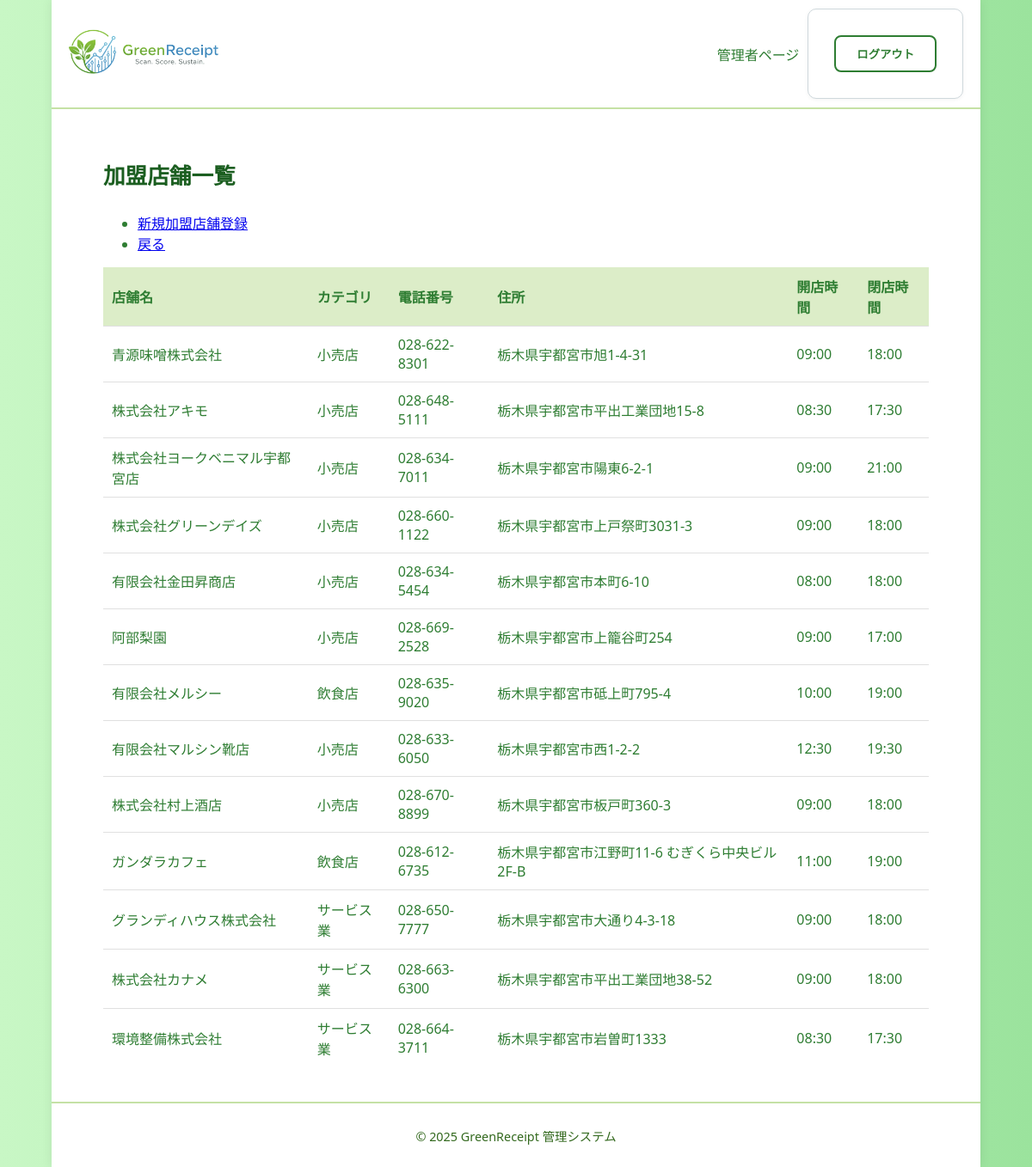
/store/list/ (signed in), run on an earlier commit of the app's database.
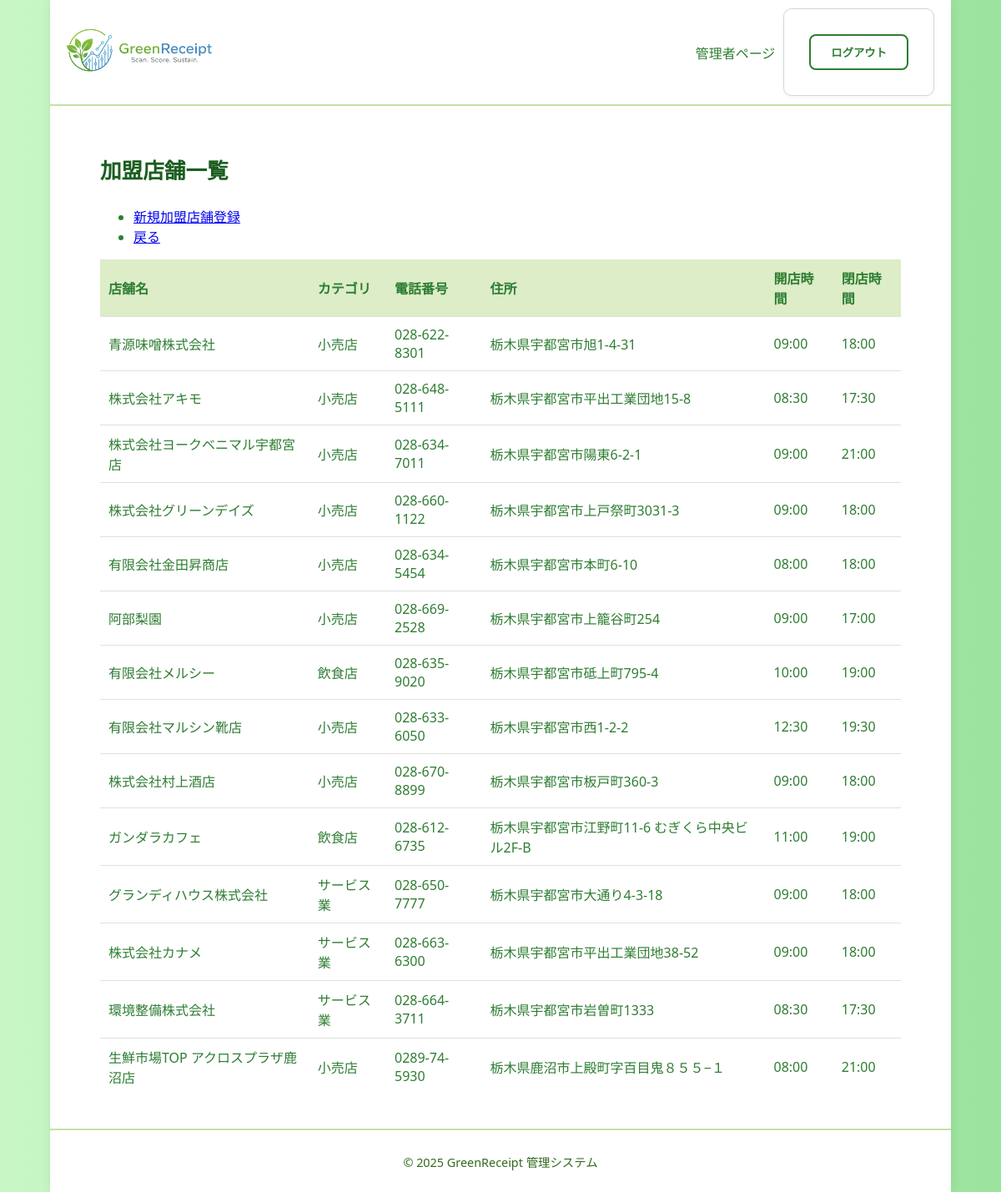
And on a later commit of the database.
### core/models.py (models this page shows, shortened)
class Store(models.Model):
    store_id = models.AutoField(primary_key=True, verbose_name='店舗ID')
    store_name = models.CharField(max_length=64, verbose_name='店舗名')
    CATEGORY_CHOICES = [
        ('restaurant', '飲食店'),
        ('retail', '小売店'),
        ('service', 'サービス業'),
        ('other', 'その他'),
    ]
    category = models.CharField(max_length=64, choices=CATEGORY_CHOICES, verbose_name='カテゴリ')
    tel = models.CharField(max_length=32, blank=True, verbose_name='電話番号')
    address = models.CharField(max_length=255, verbose_name='住所')
    open_time = models.TimeField(verbose_name='開店時間', null=True, blank=True)
    close_time = models.TimeField(verbose_name='閉店時間', null=True, blank=True)
    lat = models.FloatField(verbose_name='緯度', default=0.0)
    lng = models.FloatField(verbose_name='経度', default=0.0)
    class Meta:
        verbose_name = '加盟店'
        verbose_name_plural = '加盟店'

### core/views.py (the view)
# urls.py: path("store/list/",views.store_list,name='store_list'),
@staff_member_required
def store_list(request):
    stores = Store.objects.all()
    return render(request, "admin/store_list.html", {'stores': stores})

### core/templates/admin/store_list.html (shortened to what this page needs)
{% extends 'admin/admin_base.html' %}
{% block content %}
<main class="dashboard-main">
  <div class="dashboard-container">
    <div class="header-with-button">
        <h1>加盟店舗一覧</h1>
        <ul class="list-group list-group-flush">
            <li class="list-group-item">
                <a href="{% url 'core:store_create' %}">新規加盟店舗登録</a>
            </li>
            <li class="list-group-item">
                <a href="{% url 'core:staff_index' %}">戻る</a>
            </li>
        </ul>
    </div>
    <div class="table-responsive">
        <table class="table">
            <thead>
                <tr>
                    <th>店舗名</th>
                    <th>カテゴリ</th>
                    <th>電話番号</th>
                    <th>住所</th>
                    <th>開店時間</th>
                    <th>閉店時間</th>
                </tr>
            </thead>
            <tbody>
                {% for store in stores %}
                <tr data-href="{% url 'core:store_detail' store.store_id %}">
                    <td>{{ store.store_name }}</td>
                    <td>{{ store.get_category_display }}</td>
                    <td>{{ store.tel }}</td>
                    <td>{{ store.address }}</td>
                    <td>{{ store.open_time|time:"H:i" }}</td>
                    <td>{{ store.close_time|time:"H:i" }}</td>
                </tr>
                {% endfor %}
            </tbody>
        </table>
    </div>
  </div>
</main>
{% endblock %}

### core/templates/admin/admin_base.html (shortened to what this page needs)
{% load static %}
<!DOCTYPE html>
<html lang="ja">
  <head>
    <link rel="stylesheet" href="{% static 'css/admin.css' %}" />
  </head>
  <body>
    <div class="admin-container">
      <header class="admin-header">
        <div class="admin-header-inner">
          <div class="logo-container">
            <img src="{% static 'img/logo.png' %}" alt="GreenReceipt ロゴ" class="logo small" />
          </div>
          <div class="user-info desktop-only">
            {% if user.is_authenticated %}
              <span class="welcome">
                {% if user.role == 'store' %}
                  店舗ページ
                {% else %}
                  管理者ページ
                {% endif %}
              </span>
              <form method="post" action="{% url 'core:staff_logout' %}" class="logout-form">
                <button type="submit" class="btn-secondary logout-button">ログアウト</button>
              </form>
            {% endif %}
          </div>
        </div>
      </header>
      <main class="admin-main">
        {% block content %}
        {% endblock %}
      </main>
      <footer class="admin-footer">
        <p>© 2025 GreenReceipt 管理システム</p>
      </footer>
    </div>
  </body>
</html>

### core/static/css/admin.css (style rules this page uses)
* { box-sizing: border-box; }
html, body { height: 100%; width: 100%; margin: 0; padding: 0; overflow-x: hidden; background: linear-gradient(to right, #c8f7c5, #9be39d); }
body { font-family: "Segoe UI", "メイリオ", sans-serif; color: #2e7d32; display: flex; flex-direction: column; min-height: 100vh; }
.admin-container { flex: 1; display: flex; flex-direction: column; align-items: stretch; background: #f6fff6; max-width: 1080px; margin: 0 auto; width: 100%; box-shadow: 0 0 12px rgba(0,0,0,.08); }
.admin-header { background: #ffffff; border-bottom: 2px solid #c5e1a5; padding: 10px 20px; }
.admin-header-inner { display: flex; justify-content: space-between; align-items: center; gap: 12px; }
.admin-header img.logo { width: 180px; height: auto; }
.user-info { display: flex; align-items: center; gap: 10px; }
.logout-button { border: 2px solid #2e7d32; color: #2e7d32; background: #fff; border-radius: 6px; padding: 6px 12px; cursor: pointer; transition: .2s; }
.admin-main { flex: 1; padding: 40px 60px; background: #fff; text-align: left; }
.admin-main h1 { font-size: 1.6rem; font-weight: 700; color: #1b5e20; margin-bottom: 25px; }
.table-responsive { overflow-x: auto; }
table { width: 100%; border-collapse: collapse; }
th { background-color: #dcedc8; color: #2e7d32; font-weight: 700; padding: 10px; text-align: left; }
td { padding: 10px; border-top: 1px solid #e0e0e0; }
button, .btn, .btn-primary, .btn-secondary { display: inline-block; font-weight: 600; cursor: pointer; border-radius: 8px; transition: .2s; }
.btn-secondary { background: #fff; border: 2px solid #2e7d32; color: #2e7d32; padding: 10px 24px; }
form { background: #ffffff; border: 1px solid #cfd8dc; border-radius: 10px; padding: 30px; box-shadow: 0 1px 5px rgba(0,0,0,.05); }
.admin-footer { background: #ffffff; border-top: 2px solid #c5e1a5; text-align: center; padding: 12px 0; font-size: 0.9rem; color: #33691e; }

What changed in the data, as far as the page shows it:
added Store: store_name "生鮮市場TOP アクロスプラザ鹿沼店", category "小売店", tel "0289-74-5930", address "栃木県鹿沼市上殿町字百目鬼８５５−１", open_time "08:00", close_time "21:00"
